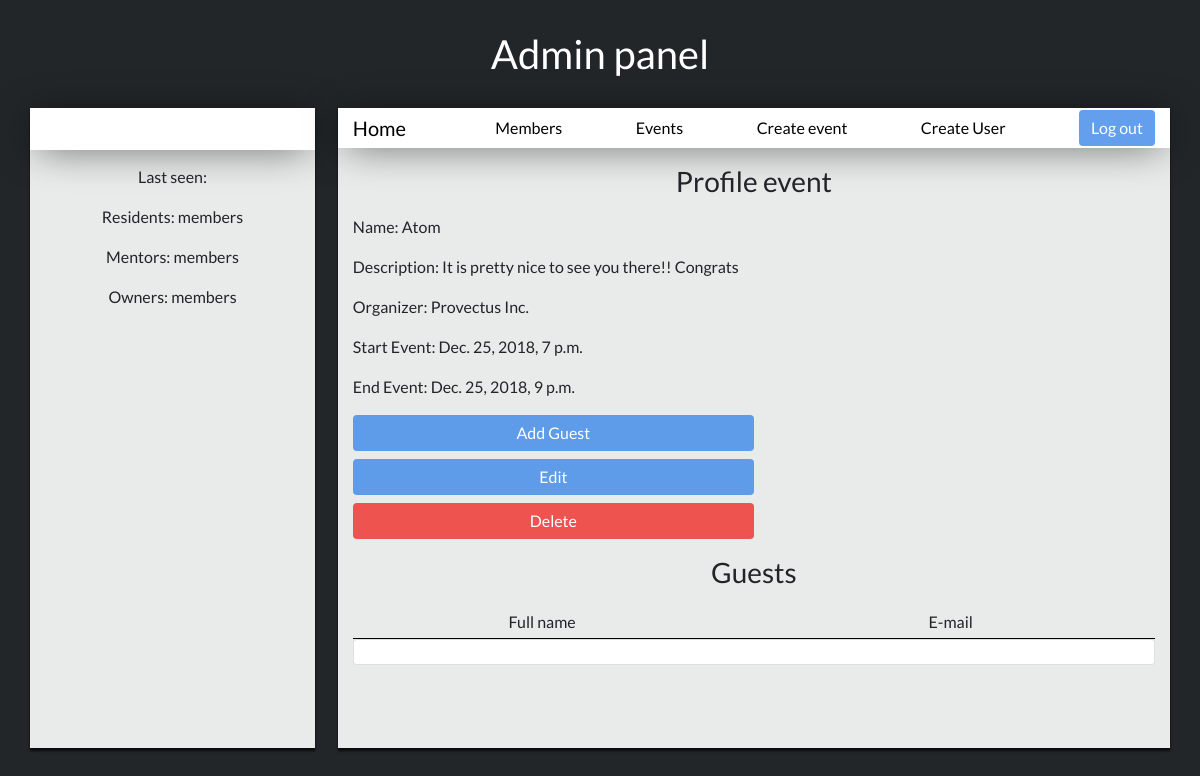
Page /event/1/ on the earlier database version.
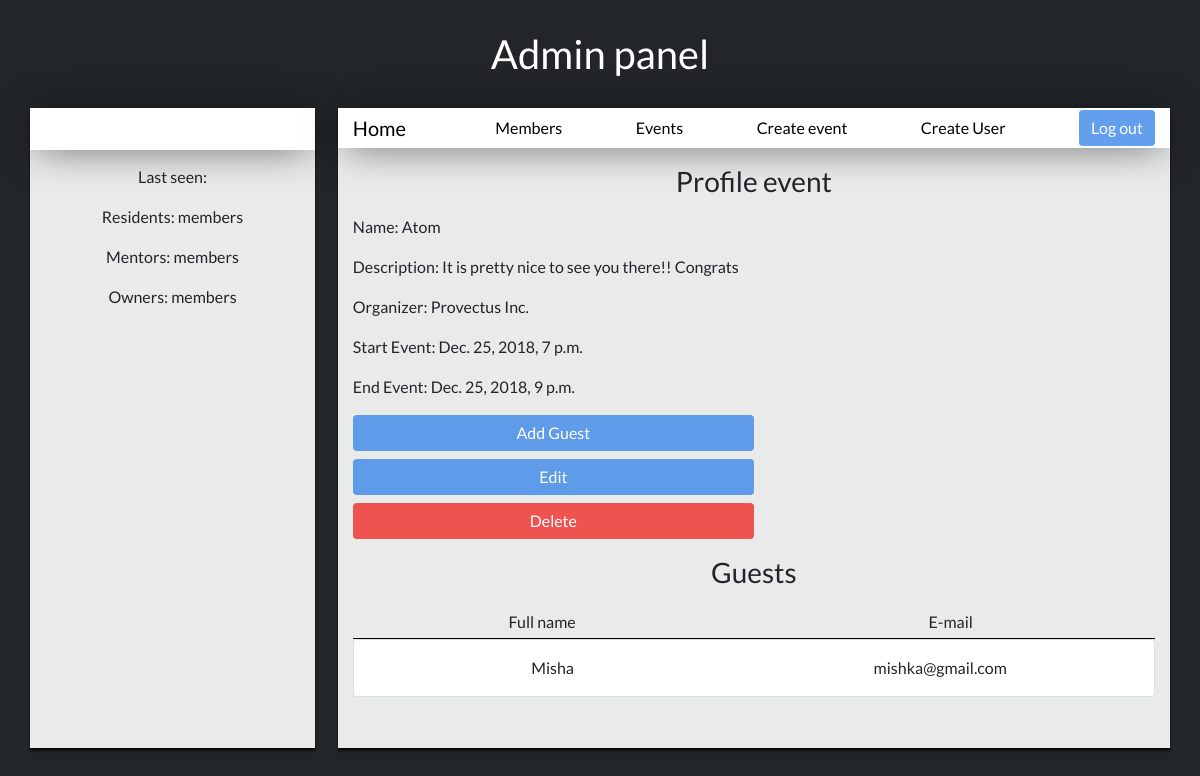
Same page on the later database version.
### login/models.py (models this page shows)
class Guest(models.Model):
    name = models.CharField(max_length=40)
    surname = models.CharField(max_length=40)
    email = models.EmailField(max_length=60)
    event_id = models.IntegerField()
    photo = models.ImageField(upload_to='guest_photos')

### login/views.py (the view)
# urls.py: url(r'^api/v1/delete-event/(?P<pk>\d+)$', views.delete_event, name='delete_event'),
def event(request, pk):
    event = Event.objects.get(id=pk)
    guests = Guest.objects.filter(event_id=event.id)
    context = {
        'event': event,
        'guests': guests
    }
    return render(request, 'event/index.html', context)

### login/templates/event/index.html
{% extends '../index-admin-base.html' %}
{% block info_admin %}
{% load staticfiles %}
<link rel="stylesheet" media="all" href="{% static 'css/event.css' %}" type="text/css">
<h3 style='text-align: center;margin: 2%;'>Profile event</h3>
    <div class="container">
        <div class="row">
            <div class="col-sm event-info">
                <p> Name: {{event.name}}</p>
                <p> Description: {{event.description}} </p>
                <p> Organizer: {{event.organizer}} </p>
                <p> Start Event: {{event.start_time}}</p>
                <p> End Event: {{event.end_time}}</p>
                <p style="margin-bottom: 1%;line-height: 2;"><a href="/create-guest"><button class="btn btn-primary event-btn" type="submit">Add Guest</button></a></p>
                <p style="margin-bottom: 1%;line-height: 2;"><a href="/event/{{ event.id }}/edit"><button class="btn btn-primary event-btn" type="submit">Edit</button></a></p>
                <p style="margin: 0;line-height: 2;"><a href="/event/{{ event.id }}/delete"><button class="btn btn-primary event-btn" type="submit" style="background: #EF5350;">Delete</button></a></p>
            </div>
        </div>
    </div>
<h3 style='text-align: center;margin: 2%;'>Guests</h3>
    <div class="container">
            <div class="container list-group" style="border-bottom: black 1px outset;">
                <div class="row">
                    <div class="col-sm">
                        <p style="text-align:center;margin: 0;line-height: 2;">Full name</p>
                    </div>
                    <div class="col-sm">
                        <p style="text-align:center;margin: 0;line-height: 2;">E-mail</p>
                    </div>
                </div>
            </div>
            <div class="userjoin-block">
                <ul class="list-group">
                    <li class="list-group-item">
                        <div class="container list-group">
                            {% for i in guests %}
                                <div class="row">
                                    <div class="col-sm">
                                        <p style="text-align:center;margin: 0;line-height: 2;">{{ i.name }}</p>
                                    </div>
                                    <div class="col-sm">
                                        <p style="text-align:center;margin: 0;line-height: 2;">{{ i.email }}</p>
                                    </div>
                                </div>
                            {% endfor %}
                        </div>
                    </li>
                </ul>
            </div>
        </div>
    </div>
{% endblock %}

Differences in the rows shown:
added Guest: name "Misha", email "mishka@gmail.com"
